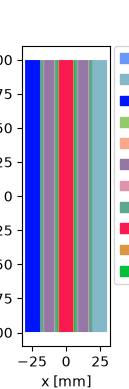

The script that drew this image:
#!/usr/bin/env python3
# Generated by outram_mc_libs::geometry::plot::model_plot -- a transcription of
# openmc.Model.plot (openmc/model/model.py:1345-1543) and _id_map_to_rgb
# (openmc/plots.py:360-437), OpenMC d7d3284a1 (MIT). The id map was computed by
# outram-mc-libs' ported point location. Needs numpy + matplotlib only.
# Usage: python3 <this> [output.png]
import base64, sys, zlib
import numpy as np
import matplotlib
matplotlib.use('Agg')
import matplotlib.patches as mpatches
import matplotlib.pyplot as plt

_SVG_COLORS = {
    'aliceblue': (240, 248, 255),
    'antiquewhite': (250, 235, 215),
    'aqua': (0, 255, 255),
    'aquamarine': (127, 255, 212),
    'azure': (240, 255, 255),
    'beige': (245, 245, 220),
    'bisque': (255, 228, 196),
    'black': (0, 0, 0),
    'blanchedalmond': (255, 235, 205),
    'blue': (0, 0, 255),
    'blueviolet': (138, 43, 226),
    'brown': (165, 42, 42),
    'burlywood': (222, 184, 135),
    'cadetblue': (95, 158, 160),
    'chartreuse': (127, 255, 0),
    'chocolate': (210, 105, 30),
    'coral': (255, 127, 80),
    'cornflowerblue': (100, 149, 237),
    'cornsilk': (255, 248, 220),
    'crimson': (220, 20, 60),
    'cyan': (0, 255, 255),
    'darkblue': (0, 0, 139),
    'darkcyan': (0, 139, 139),
    'darkgoldenrod': (184, 134, 11),
    'darkgray': (169, 169, 169),
    'darkgreen': (0, 100, 0),
    'darkgrey': (169, 169, 169),
    'darkkhaki': (189, 183, 107),
    'darkmagenta': (139, 0, 139),
    'darkolivegreen': (85, 107, 47),
    'darkorange': (255, 140, 0),
    'darkorchid': (153, 50, 204),
    'darkred': (139, 0, 0),
    'darksalmon': (233, 150, 122),
    'darkseagreen': (143, 188, 143),
    'darkslateblue': (72, 61, 139),
    'darkslategray': (47, 79, 79),
    'darkslategrey': (47, 79, 79),
    'darkturquoise': (0, 206, 209),
    'darkviolet': (148, 0, 211),
    'deeppink': (255, 20, 147),
    'deepskyblue': (0, 191, 255),
    'dimgray': (105, 105, 105),
    'dimgrey': (105, 105, 105),
    'dodgerblue': (30, 144, 255),
    'firebrick': (178, 34, 34),
    'floralwhite': (255, 250, 240),
    'forestgreen': (34, 139, 34),
    'fuchsia': (255, 0, 255),
    'gainsboro': (220, 220, 220),
    'ghostwhite': (248, 248, 255),
    'gold': (255, 215, 0),
    'goldenrod': (218, 165, 32),
    'gray': (128, 128, 128),
    'green': (0, 128, 0),
    'greenyellow': (173, 255, 47),
    'grey': (128, 128, 128),
    'honeydew': (240, 255, 240),
    'hotpink': (255, 105, 180),
    'indianred': (205, 92, 92),
    'indigo': (75, 0, 130),
    'ivory': (255, 255, 240),
    'khaki': (240, 230, 140),
    'lavender': (230, 230, 250),
    'lavenderblush': (255, 240, 245),
    'lawngreen': (124, 252, 0),
    'lemonchiffon': (255, 250, 205),
    'lightblue': (173, 216, 230),
    'lightcoral': (240, 128, 128),
    'lightcyan': (224, 255, 255),
    'lightgoldenrodyellow': (250, 250, 210),
    'lightgray': (211, 211, 211),
    'lightgreen': (144, 238, 144),
    'lightgrey': (211, 211, 211),
    'lightpink': (255, 182, 193),
    'lightsalmon': (255, 160, 122),
    'lightseagreen': (32, 178, 170),
    'lightskyblue': (135, 206, 250),
    'lightslategray': (119, 136, 153),
    'lightslategrey': (119, 136, 153),
    'lightsteelblue': (176, 196, 222),
    'lightyellow': (255, 255, 224),
    'lime': (0, 255, 0),
    'limegreen': (50, 205, 50),
    'linen': (250, 240, 230),
    'magenta': (255, 0, 255),
    'maroon': (128, 0, 0),
    'mediumaquamarine': (102, 205, 170),
    'mediumblue': (0, 0, 205),
    'mediumorchid': (186, 85, 211),
    'mediumpurple': (147, 112, 219),
    'mediumseagreen': (60, 179, 113),
    'mediumslateblue': (123, 104, 238),
    'mediumspringgreen': (0, 250, 154),
    'mediumturquoise': (72, 209, 204),
    'mediumvioletred': (199, 21, 133),
    'midnightblue': (25, 25, 112),
    'mintcream': (245, 255, 250),
    'mistyrose': (255, 228, 225),
    'moccasin': (255, 228, 181),
    'navajowhite': (255, 222, 173),
    'navy': (0, 0, 128),
    'oldlace': (253, 245, 230),
    'olive': (128, 128, 0),
    'olivedrab': (107, 142, 35),
    'orange': (255, 165, 0),
    'orangered': (255, 69, 0),
    'orchid': (218, 112, 214),
    'palegoldenrod': (238, 232, 170),
    'palegreen': (152, 251, 152),
    'paleturquoise': (175, 238, 238),
    'palevioletred': (219, 112, 147),
    'papayawhip': (255, 239, 213),
    'peachpuff': (255, 218, 185),
    'peru': (205, 133, 63),
    'pink': (255, 192, 203),
    'plum': (221, 160, 221),
    'powderblue': (176, 224, 230),
    'purple': (128, 0, 128),
    'red': (255, 0, 0),
    'rosybrown': (188, 143, 143),
    'royalblue': (65, 105, 225),
    'saddlebrown': (139, 69, 19),
    'salmon': (250, 128, 114),
    'sandybrown': (244, 164, 96),
    'seagreen': (46, 139, 87),
    'seashell': (255, 245, 238),
    'sienna': (160, 82, 45),
    'silver': (192, 192, 192),
    'skyblue': (135, 206, 235),
    'slateblue': (106, 90, 205),
    'slategray': (112, 128, 144),
    'slategrey': (112, 128, 144),
    'snow': (255, 250, 250),
    'springgreen': (0, 255, 127),
    'steelblue': (70, 130, 180),
    'tan': (210, 180, 140),
    'teal': (0, 128, 128),
    'thistle': (216, 191, 216),
    'tomato': (255, 99, 71),
    'turquoise': (64, 224, 208),
    'violet': (238, 130, 238),
    'wheat': (245, 222, 179),
    'white': (255, 255, 255),
    'whitesmoke': (245, 245, 245),
    'yellow': (255, 255, 0),
    'yellowgreen': (154, 205, 50),
}

class _Domain:
    """Stands in for openmc.Cell / openmc.Material: an id and a name."""
    def __init__(self, id, name):
        self.id = id
        self.name = name

def _arr(s):
    return np.frombuffer(zlib.decompress(base64.b64decode(s)), dtype='<i4')

V_PIX, H_PIX = 300, 100
_CELLS = 'eNrt0TEOgCAQRUFEMXr/+4KYWNGZpSGZ4pW7+cnU1lqVJEmSJEmSJC3dnVKKtg/l3vajPNyfvdI7gpXv18xtb9eEePDgwYMHDx48ePDgwYMHDx48ePDgwYMHDx48ePDgwYMHDx48ePDgwYMHDx48ePDgwYMHDx48ePDgwYMHDx48ePDgwYMHDx48ePDgwYMHDx48ePDgwYMHDx48ePDgwYMHDx48ePDgwYMHDx48ePDgwYMHDx48ePDgwYMHDx48ePDgwYMHDx48ePDgwYMHDx48ePDgwYMHDx48ePDgwYMHDx48ePDgwYMHDx48ePDgwYMHDx48ePDgwYMHDx48ePDgwYMHDx48ePDgwYMHDx48ePDgwYMHDx48ePDgwYMHDx48ePDgwYMHDx48ePDgwYMHDx48ePDgwYMHDx48ePDgwYMHDx48ePDgwYMHDx48ePDgwYMHDx48ePDgwYMHDx48ePDgwYMHDx48ePDgwYMHDx48ePDgwYMHDx48ePDgwYMHDx48ePDgwYMHDx48ePDgwYMHDx48ePDgwYMHDx48ePDgwYMHDx48ePDgwYMHDx48ePDgwYMHDx48ePDgwYMHDx48ePDgwYMHDx48ePDgwYMHDx48ePDgwYMHDx48ePDgwYMHDx48ePDgwYMHDx48ePDgwYMHDx48ePDgwYMHDx48ePDgwYMHDx48ePDgwYMHDx48ePDgwSPqIUmSJEmSJElapwc5eMh7'
_MATS = 'eNrt0bENACEMBEE/9N8yfhogQDIBYoJNTyfNyMwhSZIkSZIkSbq6HhHVtdm3UVtsVPw48a0iHjx48ODBgwcPHjx48ODBgwcPHjx48ODBgwcPHjx48ODBgwcPHjx48ODBgwcPHjx48ODBgwcPHjx48ODBgwcPHjx48ODBgwcPHjx48ODBgwcPHjx48ODBgwcPHjx48ODBgwcPHjx48ODBgwcPHjx48ODBgwcPHjx48ODBgwcPHjx48ODBgwcPHjx48ODBgwcPHjx48ODBgwcPHjx48ODBgwcPHjx48ODBgwcPHjx48ODBgwcPHjx48ODBgwcPHjx48ODBgwcPHjx48ODBgwcPHjx48ODBgwcPHjx48ODBgwcPHjx48ODBgwcPHjx48ODBgwcPHjx48ODBgwcPHjx48ODBgwePym+dBw8ePHjw4MGDBw8ePHjw4MGDBw8ePHjw4MGDBw8ePHjw4MGDBw8ePHjw4MGDBw8ePHjw4MGDBw8ePHjw4MGDBw8ePHjw4MGDBw8ePHjw4MGDBw8ePHjw4MGDBw8ePHjw4MGDBw8ePHjw4MGDBw8ePHjw4MGDBw8ePHjw4MGDBw8ePHjw4MGDBw8ePHjw4MGDBw8ePHjw4MGDBw8ePHjw4MGDBw8ePHjw4MGDBw8ePHjw4MGDBw8ePHjw4MGDBw8ePHjw4MGDBw8ePHjw4MGDBw8eT3pIkiRJkiRJku7pB0Zl4/w='
id_map = np.zeros((V_PIX, H_PIX, 3), dtype=np.int32)
id_map[:, :, 0] = _arr(_CELLS).reshape(V_PIX, H_PIX)
id_map[:, :, 1] = np.where(id_map[:, :, 0] < 0, id_map[:, :, 0], 0)  # instance: not used by the plot
id_map[:, :, 2] = _arr(_MATS).reshape(V_PIX, H_PIX)
import os
if os.environ.get('OUTRAM_IDMAP_OUT'):  # verification hook, draws nothing
    np.save(os.environ['OUTRAM_IDMAP_OUT'], id_map)

basis = 'xz'
x, y, z = 0, 2, 1
origin = (0.0, 0.2, 0.0)
width = (6.4, 22.0)
pixels = (100, 300)
color_by = 'cell'
axis_units = 'mm'
legend = True
outline = False
overlap_color = (255, 0, 0)
plane_tolerance = 1.0
colors = None
_domains = [
    _Domain(7, ""),
    _Domain(8, ""),
    _Domain(9, ""),
    _Domain(10, ""),
    _Domain(11, ""),
    _Domain(1, ""),
    _Domain(2, ""),
    _Domain(3, ""),
    _Domain(4, ""),
    _Domain(5, ""),
    _Domain(6, ""),
]
if colors is None:
    colors = {}
    rng = np.random.RandomState(3)
    for domain in _domains:
        colors[domain] = rng.randint(0, 256, (3,))
legend_kwargs = {}
source_kwargs = {}
contour_kwargs = None
kwargs = {}
source_r = None

# ---- openmc/model/model.py:1374-1382 ------------------------------------------
if legend_kwargs is None:
    legend_kwargs = {}
legend_kwargs.setdefault('bbox_to_anchor', (1.05, 1))
legend_kwargs.setdefault('loc', 2)
legend_kwargs.setdefault('borderaxespad', 0.0)
if source_kwargs is None:
    source_kwargs = {}
source_kwargs.setdefault('marker', 'x')

xlabel, ylabel = f'{basis[0]} [{axis_units}]', f'{basis[1]} [{axis_units}]'

axis_scaling_factor = {'km': 0.00001, 'm': 0.01, 'cm': 1, 'mm': 10}

x_min = (origin[x] - 0.5*width[0]) * axis_scaling_factor[axis_units]
x_max = (origin[x] + 0.5*width[0]) * axis_scaling_factor[axis_units]
y_min = (origin[y] - 0.5*width[1]) * axis_scaling_factor[axis_units]
y_max = (origin[y] + 0.5*width[1]) * axis_scaling_factor[axis_units]

# ---- openmc/plots.py:360-437 (_id_map_to_rgb) ---------------------------------
def _id_map_to_rgb(id_map, color_by='cell', colors=None, overlap_color=(255, 0, 0)):
    img = np.ones(id_map.shape, dtype=float)
    if color_by == 'cell':
        id_index = 0
    elif color_by == 'material':
        id_index = 2
    else:
        raise ValueError("color_by must be either 'cell' or 'material'")
    unique_ids = np.unique(id_map[:, :, id_index])
    if colors is None:
        colors = {}
    color_map = {}
    for key, color in colors.items():
        if isinstance(key, _Domain):
            color_map[key.id] = color
        else:
            color_map[key] = color
    rng = np.random.RandomState(1)
    for uid in unique_ids:
        if uid > 0 and uid not in color_map:
            color_map[uid] = rng.randint(0, 256, (3,))
    for uid in unique_ids:
        if uid == -1:
            continue
        elif uid == -3:
            if isinstance(overlap_color, str):
                rgb = _SVG_COLORS[overlap_color.lower()]
            else:
                rgb = overlap_color
            mask = id_map[:, :, id_index] == uid
            img[mask] = np.array(rgb) / 255.0
        elif uid in color_map:
            color = color_map[uid]
            if isinstance(color, str):
                rgb = _SVG_COLORS[color.lower()]
            else:
                rgb = color
            mask = id_map[:, :, id_index] == uid
            img[mask] = np.array(rgb) / 255.0
    return img

# ---- openmc/model/model.py:1420-1543 ------------------------------------------
img = _id_map_to_rgb(
    id_map=id_map,
    color_by=color_by,
    colors=colors,
    overlap_color=overlap_color
)

px = 1/plt.rcParams['figure.dpi']
fig, axes = plt.subplots()
axes.set_xlabel(xlabel)
axes.set_ylabel(ylabel)
params = fig.subplotpars
width_px = pixels[0]*px/(params.right - params.left)
height_px = pixels[1]*px/(params.top - params.bottom)
fig.set_size_inches(width_px, height_px)

if outline:
    rgb = (img * 256).astype(int)
    image_value = (rgb[..., 0] << 16) + \
        (rgb[..., 1] << 8) + (rgb[..., 2])
    if contour_kwargs is None:
        contour_kwargs = {}
    contour_kwargs.setdefault('colors', 'k')
    contour_kwargs.setdefault('linestyles', 'solid')
    contour_kwargs.setdefault('algorithm', 'serial')
    axes.contour(
        image_value,
        origin="upper",
        levels=np.unique(image_value),
        extent=(x_min, x_max, y_min, y_max),
        **contour_kwargs
    )
    if outline == 'only':
        axes.set_xlim(x_min, x_max)
        axes.set_ylim(y_min, y_max)
        axes.set_aspect('equal')

if legend:
    if colors is None or len(colors) == 0:
        raise ValueError("Must pass 'colors' dictionary if you "
                         "are adding a legend via legend=True.")
    patches = []
    for key, color in colors.items():
        label = key.name if key.name != '' else key.id
        if len(color) == 3 and not isinstance(color, str):
            scaled_color = (
                color[0]/255, color[1]/255, color[2]/255)
        else:
            scaled_color = color
        key_patch = mpatches.Patch(color=scaled_color, label=label)
        patches.append(key_patch)
    axes.legend(handles=patches, **legend_kwargs)

if outline != 'only':
    axes.imshow(img, extent=(x_min, x_max, y_min, y_max), **kwargs)

if source_r is not None:
    slice_value = origin[z]
    xs = []
    ys = []
    tol = plane_tolerance
    for r in source_r:
        if (slice_value - tol < r[z] < slice_value + tol):
            xs.append(r[x] * axis_scaling_factor[axis_units])
            ys.append(r[y] * axis_scaling_factor[axis_units])
    axes.scatter(xs, ys, **source_kwargs)
plt.savefig(sys.argv[1] if len(sys.argv) > 1 else "plot.png")
